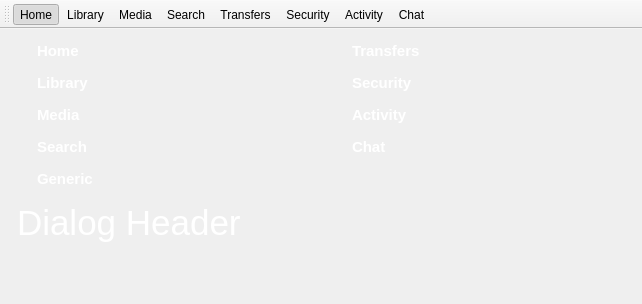
<?xml version="1.0" encoding="UTF-8"?>
<ui version="4.0">
 <class>WidgetNavigation</class>
 <widget class="QMainWindow" name="WidgetNavigation">
  <property name="geometry">
   <rect>
    <x>0</x>
    <y>0</y>
    <width>642</width>
    <height>304</height>
   </rect>
  </property>
  <property name="windowTitle">
   <string>MainWindow</string>
  </property>
  <widget class="QWidget" name="centralwidget">
   <layout class="QGridLayout" name="gridLayout">
    <item row="0" column="0">
     <widget class="QFrame" name="frameHomeHeader">
      <property name="styleSheet">
       <string notr="true">font-size: 15px;
font-weight: bold;
color: rgb(255, 255, 255);
background-image: url(:/Resource/HeaderBackground.png);</string>
      </property>
      <property name="frameShape">
       <enum>QFrame::NoFrame</enum>
      </property>
      <property name="frameShadow">
       <enum>QFrame::Raised</enum>
      </property>
      <layout class="QGridLayout" name="gridLayout_2">
       <property name="horizontalSpacing">
        <number>2</number>
       </property>
       <property name="verticalSpacing">
        <number>0</number>
       </property>
       <property name="margin">
        <number>0</number>
       </property>
       <item row="0" column="0">
        <widget class="QLabel" name="labelHomeHeaderLogo">
         <property name="minimumSize">
          <size>
           <width>26</width>
           <height>26</height>
          </size>
         </property>
         <property name="maximumSize">
          <size>
           <width>26</width>
           <height>26</height>
          </size>
         </property>
         <property name="styleSheet">
          <string notr="true">background-color: transparent;
padding: 2px;</string>
         </property>
         <property name="text">
          <string/>
         </property>
         <property name="pixmap">
          <pixmap resource="Resource.qrc">:/Resource/Home.png</pixmap>
         </property>
         <property name="scaledContents">
          <bool>true</bool>
         </property>
        </widget>
       </item>
       <item row="0" column="1">
        <widget class="QLabel" name="labelHomeHeaderText">
         <property name="styleSheet">
          <string notr="true"/>
         </property>
         <property name="text">
          <string>Home</string>
         </property>
        </widget>
       </item>
      </layout>
     </widget>
    </item>
    <item row="0" column="1">
     <widget class="QFrame" name="frameTransfersHeader">
      <property name="sizePolicy">
       <sizepolicy hsizetype="Expanding" vsizetype="Preferred">
        <horstretch>0</horstretch>
        <verstretch>0</verstretch>
       </sizepolicy>
      </property>
      <property name="styleSheet">
       <string notr="true">font-size: 15px;
font-weight: bold;
color: rgb(255, 255, 255);
background-image: url(:/Resource/HeaderBackground.png);</string>
      </property>
      <property name="frameShape">
       <enum>QFrame::NoFrame</enum>
      </property>
      <property name="frameShadow">
       <enum>QFrame::Raised</enum>
      </property>
      <layout class="QGridLayout" name="gridLayout_7">
       <property name="horizontalSpacing">
        <number>2</number>
       </property>
       <property name="verticalSpacing">
        <number>0</number>
       </property>
       <property name="margin">
        <number>0</number>
       </property>
       <item row="0" column="0">
        <widget class="QLabel" name="labelTransfersHeaderLogo">
         <property name="minimumSize">
          <size>
           <width>26</width>
           <height>26</height>
          </size>
         </property>
         <property name="maximumSize">
          <size>
           <width>26</width>
           <height>26</height>
          </size>
         </property>
         <property name="styleSheet">
          <string notr="true">background-color: transparent;
padding: 2px;</string>
         </property>
         <property name="text">
          <string/>
         </property>
         <property name="pixmap">
          <pixmap resource="Resource.qrc">:/Resource/Transfers.png</pixmap>
         </property>
         <property name="scaledContents">
          <bool>true</bool>
         </property>
        </widget>
       </item>
       <item row="0" column="1">
        <widget class="QLabel" name="labelTransfersHeaderText">
         <property name="styleSheet">
          <string notr="true"/>
         </property>
         <property name="text">
          <string>Transfers</string>
         </property>
        </widget>
       </item>
      </layout>
     </widget>
    </item>
    <item row="1" column="0">
     <widget class="QFrame" name="frameLibraryHeader">
      <property name="styleSheet">
       <string notr="true">font-size: 15px;
font-weight: bold;
color: rgb(255, 255, 255);
background-image: url(:/Resource/HeaderBackground.png);</string>
      </property>
      <property name="frameShape">
       <enum>QFrame::NoFrame</enum>
      </property>
      <property name="frameShadow">
       <enum>QFrame::Raised</enum>
      </property>
      <layout class="QGridLayout" name="gridLayout_4">
       <property name="horizontalSpacing">
        <number>2</number>
       </property>
       <property name="verticalSpacing">
        <number>0</number>
       </property>
       <property name="margin">
        <number>0</number>
       </property>
       <item row="0" column="0">
        <widget class="QLabel" name="labelLibraryHeaderLogo">
         <property name="minimumSize">
          <size>
           <width>26</width>
           <height>26</height>
          </size>
         </property>
         <property name="maximumSize">
          <size>
           <width>26</width>
           <height>26</height>
          </size>
         </property>
         <property name="styleSheet">
          <string notr="true">background-color: transparent;
padding: 2px;</string>
         </property>
         <property name="text">
          <string/>
         </property>
         <property name="pixmap">
          <pixmap resource="Resource.qrc">:/Resource/Library.png</pixmap>
         </property>
         <property name="scaledContents">
          <bool>true</bool>
         </property>
        </widget>
       </item>
       <item row="0" column="1">
        <widget class="QLabel" name="labelLbraryHeaderText">
         <property name="styleSheet">
          <string notr="true"/>
         </property>
         <property name="text">
          <string>Library</string>
         </property>
        </widget>
       </item>
      </layout>
     </widget>
    </item>
    <item row="1" column="1">
     <widget class="QFrame" name="frameSecurityHeader">
      <property name="sizePolicy">
       <sizepolicy hsizetype="Expanding" vsizetype="Preferred">
        <horstretch>0</horstretch>
        <verstretch>0</verstretch>
       </sizepolicy>
      </property>
      <property name="styleSheet">
       <string notr="true">font-size: 15px;
font-weight: bold;
color: rgb(255, 255, 255);
background-image: url(:/Resource/HeaderBackground.png);</string>
      </property>
      <property name="frameShape">
       <enum>QFrame::NoFrame</enum>
      </property>
      <property name="frameShadow">
       <enum>QFrame::Raised</enum>
      </property>
      <layout class="QGridLayout" name="gridLayout_8">
       <property name="horizontalSpacing">
        <number>2</number>
       </property>
       <property name="verticalSpacing">
        <number>0</number>
       </property>
       <property name="margin">
        <number>0</number>
       </property>
       <item row="0" column="0">
        <widget class="QLabel" name="labelSecurityHeaderLogo">
         <property name="minimumSize">
          <size>
           <width>26</width>
           <height>26</height>
          </size>
         </property>
         <property name="maximumSize">
          <size>
           <width>26</width>
           <height>26</height>
          </size>
         </property>
         <property name="styleSheet">
          <string notr="true">background-color: transparent;
padding: 2px;</string>
         </property>
         <property name="text">
          <string/>
         </property>
         <property name="pixmap">
          <pixmap resource="Resource.qrc">:/Resource/Security.png</pixmap>
         </property>
         <property name="scaledContents">
          <bool>true</bool>
         </property>
        </widget>
       </item>
       <item row="0" column="1">
        <widget class="QLabel" name="labelSecurityHeaderText">
         <property name="styleSheet">
          <string notr="true"/>
         </property>
         <property name="text">
          <string>Security</string>
         </property>
        </widget>
       </item>
      </layout>
     </widget>
    </item>
    <item row="2" column="0">
     <widget class="QFrame" name="frameMediaHeader">
      <property name="styleSheet">
       <string notr="true">font-size: 15px;
font-weight: bold;
color: rgb(255, 255, 255);
background-image: url(:/Resource/HeaderBackground.png);</string>
      </property>
      <property name="frameShape">
       <enum>QFrame::NoFrame</enum>
      </property>
      <property name="frameShadow">
       <enum>QFrame::Raised</enum>
      </property>
      <layout class="QGridLayout" name="gridLayout_5">
       <property name="horizontalSpacing">
        <number>2</number>
       </property>
       <property name="verticalSpacing">
        <number>0</number>
       </property>
       <property name="margin">
        <number>0</number>
       </property>
       <item row="0" column="0">
        <widget class="QLabel" name="labelMediaHeaderLogo">
         <property name="minimumSize">
          <size>
           <width>26</width>
           <height>26</height>
          </size>
         </property>
         <property name="maximumSize">
          <size>
           <width>26</width>
           <height>26</height>
          </size>
         </property>
         <property name="styleSheet">
          <string notr="true">background-color: transparent;
padding: 2px;</string>
         </property>
         <property name="text">
          <string/>
         </property>
         <property name="pixmap">
          <pixmap resource="Resource.qrc">:/Resource/Media.png</pixmap>
         </property>
         <property name="scaledContents">
          <bool>true</bool>
         </property>
        </widget>
       </item>
       <item row="0" column="1">
        <widget class="QLabel" name="labelMediaHeaderText">
         <property name="styleSheet">
          <string notr="true"/>
         </property>
         <property name="text">
          <string>Media</string>
         </property>
        </widget>
       </item>
      </layout>
     </widget>
    </item>
    <item row="2" column="1">
     <widget class="QFrame" name="frameActivityHeader">
      <property name="sizePolicy">
       <sizepolicy hsizetype="Expanding" vsizetype="Preferred">
        <horstretch>0</horstretch>
        <verstretch>0</verstretch>
       </sizepolicy>
      </property>
      <property name="styleSheet">
       <string notr="true">font-size: 15px;
font-weight: bold;
color: rgb(255, 255, 255);
background-image: url(:/Resource/HeaderBackground.png);</string>
      </property>
      <property name="frameShape">
       <enum>QFrame::NoFrame</enum>
      </property>
      <property name="frameShadow">
       <enum>QFrame::Raised</enum>
      </property>
      <layout class="QGridLayout" name="gridLayout_9">
       <property name="horizontalSpacing">
        <number>2</number>
       </property>
       <property name="verticalSpacing">
        <number>0</number>
       </property>
       <property name="margin">
        <number>0</number>
       </property>
       <item row="0" column="0">
        <widget class="QLabel" name="labelActivityHeaderLogo">
         <property name="minimumSize">
          <size>
           <width>26</width>
           <height>26</height>
          </size>
         </property>
         <property name="maximumSize">
          <size>
           <width>26</width>
           <height>26</height>
          </size>
         </property>
         <property name="styleSheet">
          <string notr="true">background-color: transparent;
padding: 2px;</string>
         </property>
         <property name="text">
          <string/>
         </property>
         <property name="pixmap">
          <pixmap resource="Resource.qrc">:/Resource/Web.png</pixmap>
         </property>
         <property name="scaledContents">
          <bool>true</bool>
         </property>
        </widget>
       </item>
       <item row="0" column="1">
        <widget class="QLabel" name="labelActivityHeaderText">
         <property name="styleSheet">
          <string notr="true"/>
         </property>
         <property name="text">
          <string>Activity</string>
         </property>
        </widget>
       </item>
      </layout>
     </widget>
    </item>
    <item row="3" column="0">
     <widget class="QFrame" name="frameSearchHeader">
      <property name="styleSheet">
       <string notr="true">font-size: 15px;
font-weight: bold;
color: rgb(255, 255, 255);
background-image: url(:/Resource/HeaderBackground.png);</string>
      </property>
      <property name="frameShape">
       <enum>QFrame::NoFrame</enum>
      </property>
      <property name="frameShadow">
       <enum>QFrame::Raised</enum>
      </property>
      <layout class="QGridLayout" name="gridLayout_6">
       <property name="horizontalSpacing">
        <number>2</number>
       </property>
       <property name="verticalSpacing">
        <number>0</number>
       </property>
       <property name="margin">
        <number>0</number>
       </property>
       <item row="0" column="0">
        <widget class="QLabel" name="labelSearchHeaderLogo">
         <property name="minimumSize">
          <size>
           <width>26</width>
           <height>26</height>
          </size>
         </property>
         <property name="maximumSize">
          <size>
           <width>26</width>
           <height>26</height>
          </size>
         </property>
         <property name="styleSheet">
          <string notr="true">background-color: transparent;
padding: 2px;</string>
         </property>
         <property name="text">
          <string/>
         </property>
         <property name="pixmap">
          <pixmap resource="Resource.qrc">:/Resource/Search.png</pixmap>
         </property>
         <property name="scaledContents">
          <bool>true</bool>
         </property>
        </widget>
       </item>
       <item row="0" column="1">
        <widget class="QLabel" name="labelSearchHeaderText">
         <property name="styleSheet">
          <string notr="true"/>
         </property>
         <property name="text">
          <string>Search</string>
         </property>
        </widget>
       </item>
      </layout>
     </widget>
    </item>
    <item row="3" column="1">
     <widget class="QFrame" name="frameChatHeader">
      <property name="sizePolicy">
       <sizepolicy hsizetype="Expanding" vsizetype="Preferred">
        <horstretch>0</horstretch>
        <verstretch>0</verstretch>
       </sizepolicy>
      </property>
      <property name="styleSheet">
       <string notr="true">font-size: 15px;
font-weight: bold;
color: rgb(255, 255, 255);
background-image: url(:/Resource/HeaderBackground.png);</string>
      </property>
      <property name="frameShape">
       <enum>QFrame::NoFrame</enum>
      </property>
      <property name="frameShadow">
       <enum>QFrame::Raised</enum>
      </property>
      <layout class="QGridLayout" name="gridLayout_10">
       <property name="horizontalSpacing">
        <number>2</number>
       </property>
       <property name="verticalSpacing">
        <number>0</number>
       </property>
       <property name="margin">
        <number>0</number>
       </property>
       <item row="0" column="0">
        <widget class="QLabel" name="labelChatHeaderLogo">
         <property name="minimumSize">
          <size>
           <width>26</width>
           <height>26</height>
          </size>
         </property>
         <property name="maximumSize">
          <size>
           <width>26</width>
           <height>26</height>
          </size>
         </property>
         <property name="styleSheet">
          <string notr="true">background-color: transparent;
padding: 2px;</string>
         </property>
         <property name="text">
          <string/>
         </property>
         <property name="pixmap">
          <pixmap resource="Resource.qrc">:/Resource/Chat.png</pixmap>
         </property>
         <property name="scaledContents">
          <bool>true</bool>
         </property>
        </widget>
       </item>
       <item row="0" column="1">
        <widget class="QLabel" name="labelChatHeaderText">
         <property name="styleSheet">
          <string notr="true"/>
         </property>
         <property name="text">
          <string>Chat</string>
         </property>
        </widget>
       </item>
      </layout>
     </widget>
    </item>
    <item row="4" column="0">
     <widget class="QFrame" name="frameGenericHeader">
      <property name="sizePolicy">
       <sizepolicy hsizetype="Expanding" vsizetype="Preferred">
        <horstretch>0</horstretch>
        <verstretch>0</verstretch>
       </sizepolicy>
      </property>
      <property name="styleSheet">
       <string notr="true">font-size: 15px;
font-weight: bold;
color: rgb(255, 255, 255);
background-image: url(:/Resource/HeaderBackground.png);</string>
      </property>
      <property name="frameShape">
       <enum>QFrame::NoFrame</enum>
      </property>
      <property name="frameShadow">
       <enum>QFrame::Raised</enum>
      </property>
      <layout class="QGridLayout" name="gridLayout_11">
       <property name="horizontalSpacing">
        <number>2</number>
       </property>
       <property name="verticalSpacing">
        <number>0</number>
       </property>
       <property name="margin">
        <number>0</number>
       </property>
       <item row="0" column="0">
        <widget class="QLabel" name="labelGenericHeaderLogo">
         <property name="minimumSize">
          <size>
           <width>26</width>
           <height>26</height>
          </size>
         </property>
         <property name="maximumSize">
          <size>
           <width>26</width>
           <height>26</height>
          </size>
         </property>
         <property name="styleSheet">
          <string notr="true">background-color: transparent;
padding: 2px;</string>
         </property>
         <property name="text">
          <string/>
         </property>
         <property name="pixmap">
          <pixmap resource="Resource.qrc">:/Resource/star.png</pixmap>
         </property>
         <property name="scaledContents">
          <bool>true</bool>
         </property>
        </widget>
       </item>
       <item row="0" column="1">
        <widget class="QLabel" name="labelGenericHeaderText">
         <property name="styleSheet">
          <string notr="true"/>
         </property>
         <property name="text">
          <string>Generic</string>
         </property>
        </widget>
       </item>
      </layout>
     </widget>
    </item>
    <item row="5" column="0" colspan="2">
     <widget class="QFrame" name="frameDialogHeader">
      <property name="minimumSize">
       <size>
        <width>0</width>
        <height>50</height>
       </size>
      </property>
      <property name="maximumSize">
       <size>
        <width>16777215</width>
        <height>50</height>
       </size>
      </property>
      <property name="styleSheet">
       <string notr="true">color: rgb(255, 255, 255);
background-image: url(:/Resource/HeaderBackground.png);</string>
      </property>
      <property name="frameShape">
       <enum>QFrame::NoFrame</enum>
      </property>
      <property name="frameShadow">
       <enum>QFrame::Raised</enum>
      </property>
      <layout class="QGridLayout" name="gridLayout_23">
       <property name="margin">
        <number>1</number>
       </property>
       <property name="spacing">
        <number>0</number>
       </property>
       <item row="0" column="0">
        <widget class="QLabel" name="labelDialogLogo">
         <property name="styleSheet">
          <string notr="true">background-color: transparent;</string>
         </property>
         <property name="text">
          <string/>
         </property>
         <property name="pixmap">
          <pixmap resource="Resource.qrc">:/Resource/Quazaa48.png</pixmap>
         </property>
        </widget>
       </item>
       <item row="0" column="1">
        <widget class="QLabel" name="labelDialogHeaderText">
         <property name="sizePolicy">
          <sizepolicy hsizetype="MinimumExpanding" vsizetype="Preferred">
           <horstretch>0</horstretch>
           <verstretch>0</verstretch>
          </sizepolicy>
         </property>
         <property name="styleSheet">
          <string notr="true"/>
         </property>
         <property name="text">
          <string>&lt;!DOCTYPE HTML PUBLIC &quot;-//W3C//DTD HTML 4.0//EN&quot; &quot;http://www.w3.org/TR/REC-html40/strict.dtd&quot;&gt;
&lt;html&gt;&lt;head&gt;&lt;meta name=&quot;qrichtext&quot; content=&quot;1&quot; /&gt;&lt;style type=&quot;text/css&quot;&gt;
p, li { white-space: pre-wrap; }
&lt;/style&gt;&lt;/head&gt;&lt;body style=&quot; font-family:'MS Shell Dlg 2'; font-size:8.25pt; font-weight:400; font-style:normal;&quot;&gt;
&lt;p style=&quot; margin-top:0px; margin-bottom:0px; margin-left:0px; margin-right:0px; -qt-block-indent:0; text-indent:0px;&quot;&gt;&lt;span style=&quot; font-size:26pt;&quot;&gt;Dialog Header&lt;/span&gt;&lt;/p&gt;&lt;/body&gt;&lt;/html&gt;</string>
         </property>
        </widget>
       </item>
      </layout>
     </widget>
    </item>
    <item row="6" column="0">
     <spacer name="verticalSpacer_2">
      <property name="orientation">
       <enum>Qt::Vertical</enum>
      </property>
      <property name="sizeHint" stdset="0">
       <size>
        <width>20</width>
        <height>113</height>
       </size>
      </property>
     </spacer>
    </item>
   </layout>
  </widget>
  <widget class="QToolBar" name="toolBarNavigation">
   <property name="windowTitle">
    <string>toolBar</string>
   </property>
   <property name="toolButtonStyle">
    <enum>Qt::ToolButtonTextBesideIcon</enum>
   </property>
   <attribute name="toolBarArea">
    <enum>TopToolBarArea</enum>
   </attribute>
   <attribute name="toolBarBreak">
    <bool>false</bool>
   </attribute>
   <addaction name="actionHome"/>
   <addaction name="actionLibrary"/>
   <addaction name="actionMedia"/>
   <addaction name="actionSearch"/>
   <addaction name="actionTransfers"/>
   <addaction name="actionSecurity"/>
   <addaction name="actionActivity"/>
   <addaction name="actionChat"/>
  </widget>
  <action name="actionHome">
   <property name="checkable">
    <bool>true</bool>
   </property>
   <property name="checked">
    <bool>true</bool>
   </property>
   <property name="icon">
    <iconset resource="Resource.qrc">
     <normaloff>:/Resource/Home.png</normaloff>:/Resource/Home.png</iconset>
   </property>
   <property name="text">
    <string>Home</string>
   </property>
   <property name="iconText">
    <string>Home</string>
   </property>
   <property name="whatsThis">
    <string notr="true">Home</string>
   </property>
  </action>
  <action name="actionLibrary">
   <property name="checkable">
    <bool>true</bool>
   </property>
   <property name="icon">
    <iconset resource="Resource.qrc">
     <normaloff>:/Resource/Library.png</normaloff>:/Resource/Library.png</iconset>
   </property>
   <property name="text">
    <string>Library</string>
   </property>
   <property name="whatsThis">
    <string notr="true">Library</string>
   </property>
  </action>
  <action name="actionMedia">
   <property name="checkable">
    <bool>true</bool>
   </property>
   <property name="icon">
    <iconset resource="Resource.qrc">
     <normaloff>:/Resource/Media.png</normaloff>:/Resource/Media.png</iconset>
   </property>
   <property name="text">
    <string>Media</string>
   </property>
   <property name="whatsThis">
    <string notr="true">Media</string>
   </property>
  </action>
  <action name="actionSearch">
   <property name="checkable">
    <bool>true</bool>
   </property>
   <property name="icon">
    <iconset resource="Resource.qrc">
     <normaloff>:/Resource/Search.png</normaloff>:/Resource/Search.png</iconset>
   </property>
   <property name="text">
    <string>Search</string>
   </property>
   <property name="whatsThis">
    <string notr="true">Search</string>
   </property>
  </action>
  <action name="actionTransfers">
   <property name="checkable">
    <bool>true</bool>
   </property>
   <property name="icon">
    <iconset resource="Resource.qrc">
     <normaloff>:/Resource/Transfers.png</normaloff>:/Resource/Transfers.png</iconset>
   </property>
   <property name="text">
    <string>Transfers</string>
   </property>
   <property name="whatsThis">
    <string notr="true">Transfers</string>
   </property>
  </action>
  <action name="actionSecurity">
   <property name="checkable">
    <bool>true</bool>
   </property>
   <property name="icon">
    <iconset resource="Resource.qrc">
     <normaloff>:/Resource/Security.png</normaloff>:/Resource/Security.png</iconset>
   </property>
   <property name="text">
    <string>Security</string>
   </property>
   <property name="whatsThis">
    <string notr="true">Security</string>
   </property>
  </action>
  <action name="actionActivity">
   <property name="checkable">
    <bool>true</bool>
   </property>
   <property name="icon">
    <iconset resource="Resource.qrc">
     <normaloff>:/Resource/Web.png</normaloff>:/Resource/Web.png</iconset>
   </property>
   <property name="text">
    <string>Activity</string>
   </property>
   <property name="toolTip">
    <string>Activity</string>
   </property>
   <property name="whatsThis">
    <string notr="true">Activity</string>
   </property>
  </action>
  <action name="actionChat">
   <property name="checkable">
    <bool>true</bool>
   </property>
   <property name="icon">
    <iconset resource="Resource.qrc">
     <normaloff>:/Resource/Chat.png</normaloff>:/Resource/Chat.png</iconset>
   </property>
   <property name="text">
    <string>Chat</string>
   </property>
   <property name="whatsThis">
    <string notr="true">Chat</string>
   </property>
  </action>
  <action name="actionGeneric">
   <property name="checkable">
    <bool>true</bool>
   </property>
   <property name="icon">
    <iconset resource="Resource.qrc">
     <normaloff>:/Resource/star.png</normaloff>:/Resource/star.png</iconset>
   </property>
   <property name="text">
    <string>Generic</string>
   </property>
   <property name="whatsThis">
    <string notr="true">Generic</string>
   </property>
  </action>
 </widget>
 <resources>
  <include location="Resource.qrc"/>
 </resources>
 <connections/>
</ui>
